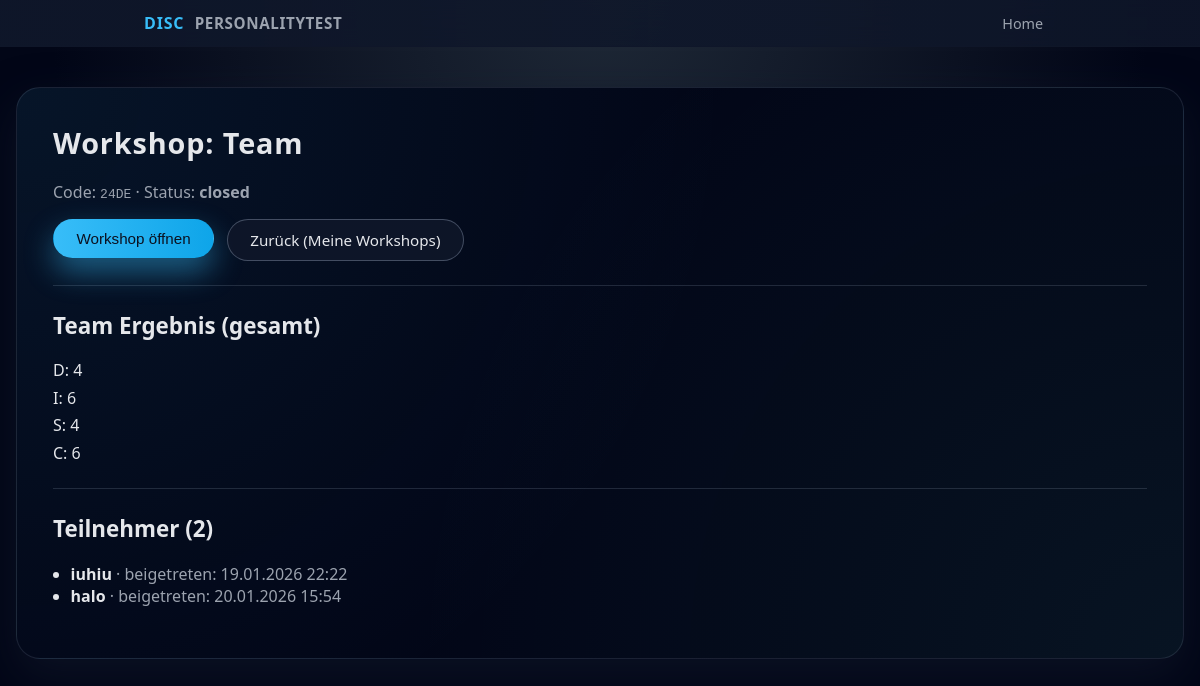
Page /workshops/24DE/host (signed in) on the committed database.
### models.py (models this page shows)
class Workshop(db.Model):
    __tablename__ = "workshops"
    id = db.Column(db.Integer, primary_key=True)
    code = db.Column(db.String(16), unique=True, nullable=False)
    title = db.Column(db.String(200), nullable=False)
    status = db.Column(db.String(20), default="open", nullable=False)
    created_at = db.Column(db.DateTime, default=datetime.utcnow, nullable=False)
    host_id = db.Column(db.Integer, db.ForeignKey("hosts.id"), nullable=False)
    host = db.relationship("Host", back_populates="workshops")
    participants = db.relationship("Participant", back_populates="workshop", cascade="all, delete-orphan")
    answers = db.relationship("Answer", back_populates="workshop", cascade="all, delete-orphan")

class Participant(db.Model):
    __tablename__ = "participants"
    id = db.Column(db.Integer, primary_key=True)
    name = db.Column(db.String(120), nullable=False)
    participant_token = db.Column(db.String(64), unique=True, nullable=False)
    joined_at = db.Column(db.DateTime, default=datetime.utcnow, nullable=False)
    workshop_id = db.Column(db.Integer, db.ForeignKey("workshops.id"), nullable=False)
    workshop = db.relationship("Workshop", back_populates="participants")
    answers = db.relationship("Answer", back_populates="participant", cascade="all, delete-orphan")

### app.py (the view)
@app.route("/workshops/<code>/host", methods=["GET"])
def host_dashboard(code):
    if not require_host_login():
        return redirect(url_for("login_get"))
    workshop = Workshop.query.filter_by(code=code, host_id=session["host_id"]).first_or_404()
    participants = Participant.query.filter_by(workshop_id=workshop.id).order_by(Participant.joined_at.asc()).all()
    team = {"D": 0, "I": 0, "S": 0, "C": 0}
    rows = (
        db.session.query(Question.dimension, func.sum(Answer.value))
        .join(Answer, Answer.question_id == Question.id)
        .filter(Answer.workshop_id == workshop.id)
        .group_by(Question.dimension)
        .all()
    )
    for dim, total in rows:
        team[dim] = int(total or 0)
    return render_template(
        "host_dashboard.html",
        workshop=workshop,
        participants=participants,
        team=team
    )

### app.py (called while the page is built)
def require_host_login():
    return "host_id" in session

### templates/host_dashboard.html
{% extends "base.html" %}
{% block content %}
<h1>Workshop: {{ workshop.title }}</h1>
<p>
  Code: <code>{{ workshop.code }}</code> · Status:
  <strong>{{ workshop.status }}</strong>
</p>
<div class="btn-row" style="margin-top: 1rem;">
  <form method="POST" action="{{ url_for('workshop_toggle', code=workshop.code) }}" style="margin:0;">
    {% if workshop.status == "open" %}
      <button class="btn btn-secondary" type="submit">Workshop schließen</button>
    {% else %}
      <button class="btn btn-primary" type="submit">Workshop öffnen</button>
    {% endif %}
  </form>
  <a class="btn btn-secondary" href="{{ url_for('dashboard') }}">Zurück (Meine Workshops)</a>
</div>
<hr style="margin: 1.5rem 0; border: 0; border-top: 1px solid rgba(148,163,184,0.2);">
<h2>Team Ergebnis (gesamt)</h2>
<ul class="results-list">
  <li>D: {{ team["D"] }}</li>
  <li>I: {{ team["I"] }}</li>
  <li>S: {{ team["S"] }}</li>
  <li>C: {{ team["C"] }}</li>
</ul>
<hr style="margin: 1.5rem 0; border: 0; border-top: 1px solid rgba(148,163,184,0.2);">
<h2>Teilnehmer ({{ participants|length }})</h2>
{% if participants|length == 0 %}
  <p>Noch keine Teilnehmer beigetreten.</p>
{% else %}
  <ul>
    {% for p in participants %}
      <li>
        <strong>{{ p.name }}</strong>
        <span style="color: var(--muted);">· beigetreten: {{ p.joined_at.strftime("%d.%m.%Y %H:%M") }}</span>
      </li>
    {% endfor %}
  </ul>
{% endif %}
{% endblock %}

### templates/base.html (shortened to what this page needs)
<!DOCTYPE html>
<html lang="de">
<head>
    <link rel="stylesheet" href="{{ url_for('static', filename='style.css') }}">
</head>
<body>
<header class="topbar">
    <div class="topbar-inner">
        <div class="brand">
            <span class="brand-logo">DISC</span>
            <span class="brand-text">personalitytest</span>
        </div>
        <nav class="nav-links">
            <a href="{{ url_for('index') }}">Home</a>
        </nav>
    </div>
</header>
<main class="page {% if fullscreen %}page-fullscreen{% endif %}">
    <div class="{% if not fullscreen %}card{% endif %}">
        {% block content %}{% endblock %}
    </div>
</main>
</body>
</html>

### static/style.css (style rules this page uses)
:root { --bg: #0f172a; --bg-soft: #111827; --card-bg: #0b1120; --accent: #38bdf8; --accent-soft: rgba(56, 189, 248, 0.15); --accent-strong: #0ea5e9; --text: #e5e7eb; --muted: #9ca3af; --danger: #f97373; --border: #1f2937; --radius-lg: 18px; --radius-full: 999px; --shadow-soft: 0 18px 45px rgba(15, 23, 42, 0.65); --spacing: 1.25rem; --font-main: system-ui, -apple-system, BlinkMacSystemFont, "Segoe UI", sans-serif; }
*, *::before, *::after { box-sizing: border-box; }
body { margin: 0; min-height: 100vh; background: radial-gradient(circle at top, #1f2937 0, #020617 55%); color: var(--text); font-family: var(--font-main); display: flex; flex-direction: column; }
.topbar { position: sticky; top: 0; z-index: 20; background: linear-gradient(to right, rgba(15,23,42,0.95), rgba(15,23,42,0.85)); border-bottom: 1px solid rgba(15, 23, 42, 0.8); backdrop-filter: blur(18px); }
.topbar-inner { max-width: 960px; margin: 0 auto; padding: 0.75rem 1.5rem; display: flex; align-items: center; justify-content: space-between; }
.brand { display: flex; align-items: center; gap: 0.65rem; }
.brand-logo { font-weight: 800; font-size: 1rem; color: #38bdf8; letter-spacing: 0.05em; }
.brand-text { font-weight: 600; font-size: 0.95rem; letter-spacing: 0.04em; text-transform: uppercase; color: var(--muted); }
.nav-links a { color: var(--muted); text-decoration: none; font-size: 0.9rem; padding: 0.4rem 0.8rem; border-radius: var(--radius-full); transition: background 0.15s ease, color 0.15s ease; }
.page { flex: 1; display: flex; align-items: flex-start; justify-content: center; padding: 2.5rem 1rem 3.5rem; }
.card { width: 100%; max-width: 1100; background: radial-gradient(circle at top left, rgba(56,189,248,0.08), transparent 55%), radial-gradient(circle at bottom right, rgba(94,234,212,0.06), transparent 60%), #020617; border-radius: 24px; border: 1px solid rgba(148, 163, 184, 0.16); box-shadow: var(--shadow-soft); padding: 2.2rem clamp(1.6rem, 3vw, 2.4rem); }
h1, h2, h3 { margin-top: 0; font-weight: 600; }
h1 { font-size: clamp(1.8rem, 2.2vw, 2.1rem); letter-spacing: 0.03em; }
h2 { font-size: clamp(1.4rem, 1.8vw, 1.7rem); }
p { margin: 0.3rem 0 0.8rem; color: var(--muted); }
ul { padding-left: 1.1rem; }
.btn-row { display: flex; flex-wrap: wrap; gap: 0.8rem; margin-top: 6.4rem; }
.btn { display: inline-flex; align-items: center; justify-content: center; padding: 0.6rem 1.4rem; border-radius: var(--radius-full); border: 1px solid transparent; font-size: 0.95rem; font-weight: 500; text-decoration: none; cursor: pointer; transition: transform 0.1s ease, box-shadow 0.15s ease, background 0.15s ease, border-color 0.15s ease; }
.btn-primary { background: linear-gradient(to right, var(--accent), var(--accent-strong)); color: #0b1120; box-shadow: 0 14px 30px rgba(56, 189, 248, 0.45); }
.btn-secondary { background: rgba(15, 23, 42, 0.9); color: var(--text); border-color: rgba(148, 163, 184, 0.4); }
form { margin-top: 1.2rem; display: flex; flex-direction: column; gap: 0.9rem; }
.results-list { list-style: none; padding-left: 0; margin-top: 1rem; }
.results-list li { margin-bottom: 0.35rem; }

### rows in the picture
Workshop: title "Team", code "24DE", status "closed"
Participant: name "iuhiu", joined_at "19.01.2026 22:22"
Participant: name "halo", joined_at "20.01.2026 15:54"

### other values in the picture
{{ team["D"] }} "4"
{{ team["I"] }} "6"
{{ team["S"] }} "4"
{{ team["C"] }} "6"
{{ participants|length }} "2"
